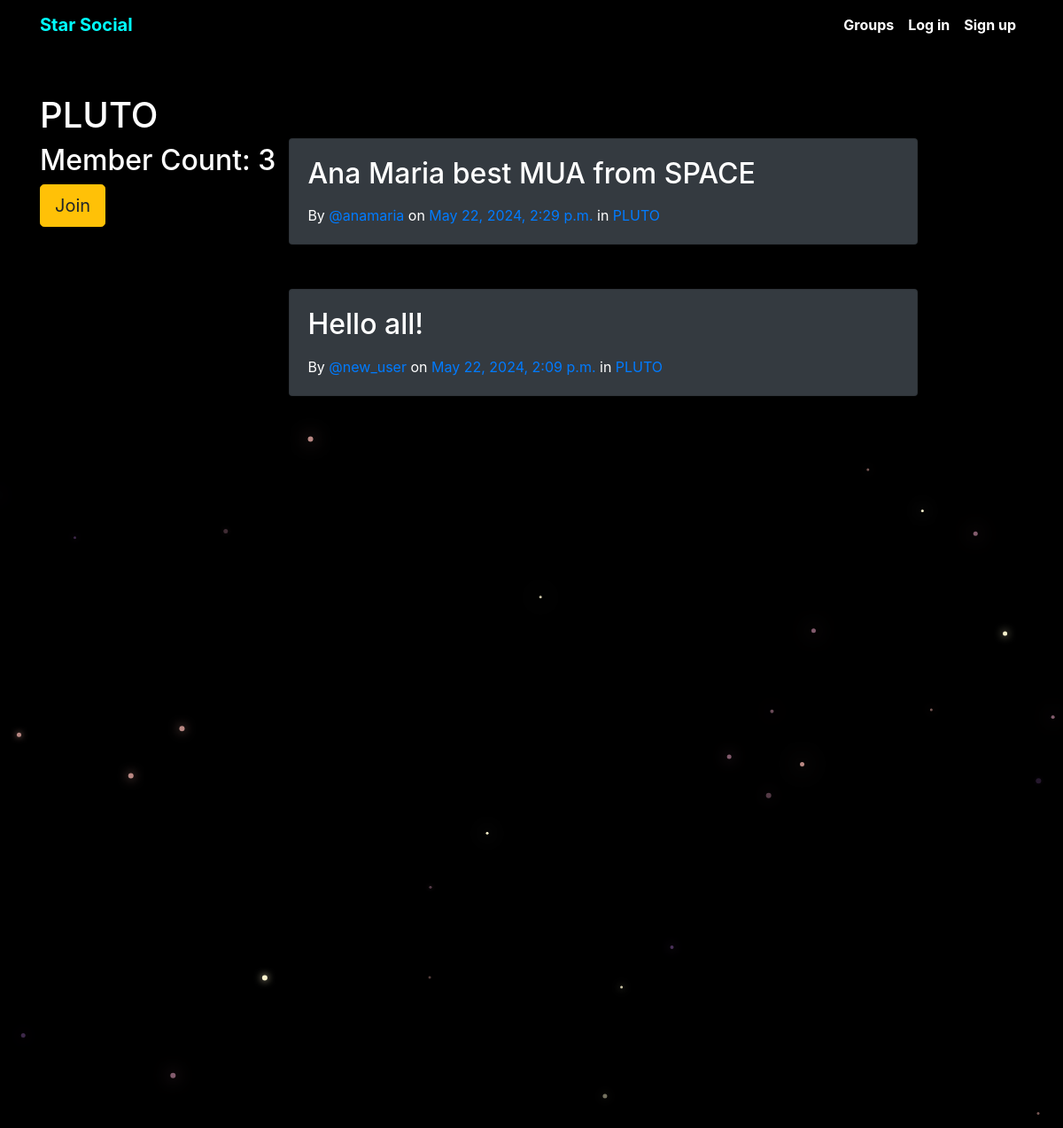
The page /groups/posts/in/pluto/ on the database its author committed.
### groups/models.py (models this page shows, shortened)
class Group(models.Model):
    name = models.CharField(max_length=255, unique=False)
    slug = models.SlugField(allow_unicode=True,unique=False)
    description = models.TextField(blank=True,default='')
    description_html = models.TextField(editable=False, default='',blank=True)
    members = models.ManyToManyField(User,through="GroupMember")
    class Meta:
        ordering = ['name']

### posts/models.py (models this page shows, shortened)
class Post(models.Model):
    user = models.ForeignKey(User, related_name="posts",on_delete=models.CASCADE)
    created_at = models.DateTimeField(auto_now=True)
    message = models.TextField()
    message_html = models.TextField(editable=False)
    group = models.ForeignKey(Group, related_name="posts",null=True, blank=True,on_delete=models.CASCADE)
    class Meta:
        ordering = ["-created_at"]
        unique_together = ["user", "message"]

### groups/views.py (the view)
# urls.py: path("posts/in/<slug>/",views.SingleGroup.as_view(),name="single"),
class SingleGroup(generic.DetailView):
    model = Group

### groups/templates/groups/group_detail.html (shortened to what this page needs)
{% extends "groups/group_base.html" %}
{% block pregroup %}
<div class="content">
    <h1>{{ group.name }}</h1>
    <h2>Member Count: {{ group.members.count }}</h2>
    {% if user in group.members.all %}
        <a href="{% url 'groups:leave' slug=group.slug %}" class="btn btn-lg btn-warning">
            <i class="bi bi-x-circle"></i> Leave
        </a>
    {% else %}
        <a href="{% url 'groups:join' slug=group.slug %}" class="btn btn-lg btn-warning">
             Join
        </a>
    {% endif %}
</div>
{% endblock pregroup %}
{% block group_content %}
<div class="col-md-8">
    {% if group.posts.count == 0 %}
        <h2>No posts in this group yet!</h2>
    {% else %}
        {% for post in group.posts.all %}
            {% include "posts/_post.html" %}
        {% endfor %}
    {% endif %}
</div>
{% endblock group_content %}

### posts/templates/posts/_post.html (shortened to what this page needs)
<div class="card bg-dark" style="margin-top: 50px; margin-bottom: 20px;">
    <div class="card-body">
        <div class="media" style="display: flex; align-items: flex-start;">
            <div class="media-body">
                <h2>{{ post.message_html|safe }}</h2>
                <time class="time">
                    By <a href="{% url 'posts:for_user' username=post.user.username %}">@{{ post.user.username }}</a>
                    on <a href="{% url 'posts:single' username=post.user.username pk=post.pk %}">{{ post.created_at }}</a>
                </time>
                {% if post.group %}
                    <span class="group-name">in <a href="#">{{ post.group.name }}</a></span>
                {% endif %}
            </div>
        </div>
    </div>
</div>

### static/SPACE/css/master.css (style rules this page uses)
body { margin: 0; overflow: hidden; background-color: black; color:white; }

### rows shown on the page
Group: name "PLUTO", members.count "3"
Post: message_html "Ana Maria best MUA from SPACE", user.username "anamaria", created_at "May 22, 2024, 2:29 p.m.", group.name "PLUTO"
Post: message_html "Hello all!", user.username "new_user", created_at "May 22, 2024, 2:09 p.m.", group.name "PLUTO"
